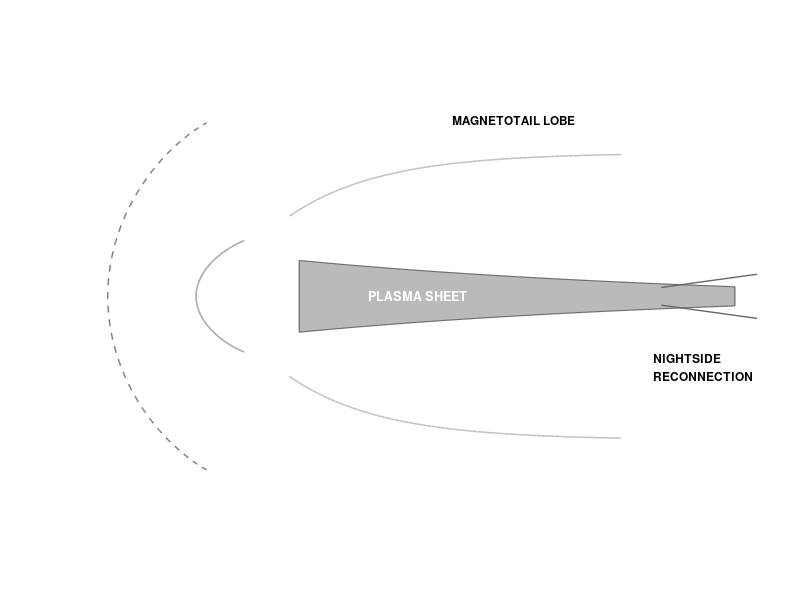

Here is the MATLAB script that generated this plot: (Note: this script raises an error after producing the figure.)
%% Magnetotail reference-style schematic
clc; clear; close all;

% matlab -batch "addpath('src/lorenzsw'); figure1_magnetotail_reference"

out_dir = fullfile('docs', 'assets', 'figures');
if ~exist(out_dir, 'dir')
    mkdir(out_dir);
end

fig = figure('Color', 'w', 'Units', 'inches', 'Position', [1 1 7.2 5.2]);
ax = axes(fig);
hold(ax, 'on');
axis(ax, 'equal');
axis(ax, [0 10 0 7]);
axis(ax, 'off');
set(ax, 'Position', [0.04 0.06 0.92 0.88]);

dark = [0.18 0.18 0.18];
field = [0.56 0.58 0.58];
field_light = [0.72 0.74 0.74];
sheet = [0.66 0.67 0.68];
aurora = [0.10 0.58 0.20];
earth_blue = [0.62 0.78 0.83];
land = [0.06 0.18 0.18];

earth_center = [3.25, 3.55];
earth_r = 0.43;
ang = linspace(0, 2*pi, 260);

%% Magnetopause and lobes
t = linspace(-1.18, 1.18, 260);
x_mp = earth_center(1) - 0.25 - 1.45 * cos(t) - 0.52 * cos(t).^2;
y_mp = earth_center(2) + 2.55 * sin(t);
plot(ax, x_mp, y_mp, '--', 'Color', [0.48 0.48 0.48], 'LineWidth', 1.1);

x_upper = linspace(earth_center(1) + 0.25, 8.00, 260);
y_upper = earth_center(2) + 0.90 + 1.05 * (1 - exp(-(x_upper - earth_center(1)) / 1.25));
x_lower = x_upper;
y_lower = earth_center(2) - 0.90 - 1.05 * (1 - exp(-(x_lower - earth_center(1)) / 1.25));
plot(ax, x_upper, y_upper, '-', 'Color', field_light, 'LineWidth', 1.1);
plot(ax, x_lower, y_lower, '-', 'Color', field_light, 'LineWidth', 1.1);
text(ax, 6.55, 5.95, 'MAGNETOTAIL LOBE', 'FontSize', 8.5, ...
    'FontWeight', 'bold', 'HorizontalAlignment', 'center');

%% Plasma sheet
x_ps = linspace(earth_center(1) + 0.38, 9.55, 280);
top_ps = earth_center(2) + 0.42 * exp(-(x_ps - earth_center(1)) / 4.7) + 0.10;
bot_ps = earth_center(2) - 0.42 * exp(-(x_ps - earth_center(1)) / 4.7) - 0.10;
top_ps = top_ps - 0.08 * (x_ps - x_ps(1)) / (x_ps(end) - x_ps(1));
bot_ps = bot_ps + 0.08 * (x_ps - x_ps(1)) / (x_ps(end) - x_ps(1));
fill(ax, [x_ps, fliplr(x_ps)], [top_ps, fliplr(bot_ps)], sheet, ...
    'EdgeColor', [0.38 0.38 0.38], 'LineWidth', 0.8, 'FaceAlpha', 0.82);
text(ax, 5.25, earth_center(2) + 0.02, 'PLASMA SHEET', 'FontSize', 9.0, ...
    'FontWeight', 'bold', 'Color', 'w', 'HorizontalAlignment', 'center');

% Nightside reconnection tail crossing.
plot(ax, [8.55 9.85], [earth_center(2) + 0.12, earth_center(2) + 0.30], ...
    '-', 'Color', [0.40 0.40 0.40], 'LineWidth', 1.0);
plot(ax, [8.55 9.85], [earth_center(2) - 0.12, earth_center(2) - 0.30], ...
    '-', 'Color', [0.40 0.40 0.40], 'LineWidth', 1.0);
text(ax, 8.45, 2.72, 'NIGHTSIDE', 'FontSize', 8.6, 'FontWeight', 'bold');
text(ax, 8.45, 2.48, 'RECONNECTION', 'FontSize', 8.6, 'FontWeight', 'bold');

%% Magnetic field lines
for scale = [0.78, 1.04, 1.32]
    theta = linspace(-1.18, 1.18, 240);
    x_line = earth_center(1) - 0.10 - scale * (0.72 * cos(theta) + 0.46 * cos(theta).^2);
    y_line = earth_center(2) + scale * 1.05 * sin(theta);
    plot(ax, x_line, y_line, '-', 'Color', field, 'LineWidth', 1.1);
    arrow_on_curve(ax, x_line, y_line, 75, 84, field, 0.11);
end

for scale = [1.15, 1.55, 1.95]
    theta = linspace(-1.30, 1.30, 260);
    x_line = earth_center(1) - 0.05 - scale * (0.92 * cos(theta) + 0.28 * cos(theta).^2);
    y_line = earth_center(2) + scale * 1.20 * sin(theta);
    keep = x_line > 0.40 & y_line > 0.20 & y_line < 6.80;
    plot(ax, x_line(keep), y_line(keep), '-', 'Color', field, 'LineWidth', 1.0);
    idx = find(keep, 1, 'first') + 55;
    if idx < numel(x_line) - 8
        arrow_on_curve(ax, x_line, y_line, idx, idx + 8, field, 0.10);
    end
end

for sgn = [-1, 1]
    for offset = [0.05, 0.34]
        u = linspace(0, 1, 230);
        x0 = earth_center(1) + 0.20;
        y0 = earth_center(2) + sgn * (0.48 + 0.12 * offset);
        x1 = 7.75;
        y1 = earth_center(2) + sgn * (1.45 + offset);
        x_line = x0 + (x1 - x0) * u;
        y_line = y0 + (y1 - y0) * (1 - exp(-3.2*u)) / (1 - exp(-3.2));
        y_line = y_line + sgn * 0.10 * sin(pi*u) .* (1 - u);
        plot(ax, x_line, y_line, '-', 'Color', field_light, 'LineWidth', 1.0);
        arrow_on_curve(ax, x_line, y_line, 72, 63, field_light, 0.095);
    end
end

text(ax, 1.30, 3.35, 'MAGNETIC FIELD LINE', 'FontSize', 8.2, ...
    'FontWeight', 'bold', 'Rotation', 62);

%% Earth, polar cap, and auroral oval
fill(ax, earth_center(1) + earth_r*cos(ang), earth_center(2) + earth_r*sin(ang), ...
    earth_blue, 'EdgeColor', 'none');

land1 = earth_center + earth_r * [0.30*cos(linspace(0,2*pi,50)) - 0.18; ...
    0.90*sin(linspace(0,2*pi,50)) + 0.02]';
land2 = earth_center + earth_r * [0.22*cos(linspace(0,2*pi,45)) + 0.10; ...
    0.65*sin(linspace(0,2*pi,45)) - 0.04]';
fill(ax, land1(:,1), land1(:,2), land, 'EdgeColor', 'none');
fill(ax, land2(:,1), land2(:,2), land, 'EdgeColor', 'none');

plot(ax, earth_center(1) + earth_r*cos(ang), earth_center(2) + earth_r*sin(ang), ...
    '-', 'Color', dark, 'LineWidth', 0.8);

draw_oval_band(ax, earth_center + [0.00, 0.36], 0.50, 0.16, 0.33, 0.075, ...
    200, 340, aurora);
draw_oval_band(ax, earth_center + [0.00, -0.36], 0.47, 0.14, 0.31, 0.065, ...
    20, 160, aurora);
text(ax, earth_center(1) + 0.08, earth_center(2) + 0.62, 'POLAR', ...
    'FontSize', 6.2, 'FontWeight', 'bold', 'HorizontalAlignment', 'center');
text(ax, earth_center(1) + 0.08, earth_center(2) + 0.48, 'CAP', ...
    'FontSize', 6.2, 'FontWeight', 'bold', 'HorizontalAlignment', 'center');
text(ax, earth_center(1) + 0.18, earth_center(2) - 0.72, 'AURORAL', ...
    'FontSize', 6.8, 'FontWeight', 'bold', 'Color', aurora, ...
    'HorizontalAlignment', 'center');
text(ax, earth_center(1) + 0.18, earth_center(2) - 0.90, 'OVAL', ...
    'FontSize', 6.8, 'FontWeight', 'bold', 'Color', aurora, ...
    'HorizontalAlignment', 'center');

% Small inner plasma-sphere indication, kept visually secondary.
ps_ctr = earth_center + [0.50, 0.00];
fill(ax, ps_ctr(1) + 0.28*cos(ang), ps_ctr(2) + 0.34*sin(ang), ...
    [0.94 0.94 0.92], 'EdgeColor', [0.50 0.50 0.50], 'LineWidth', 0.7);
text(ax, ps_ctr(1), ps_ctr(2), 'PLASMA', 'FontSize', 5.8, ...
    'Rotation', 90, 'HorizontalAlignment', 'center');
text(ax, ps_ctr(1) + 0.16, ps_ctr(2), 'SPHERE', 'FontSize', 5.8, ...
    'Rotation', 90, 'HorizontalAlignment', 'center');

set(fig, 'InvertHardcopy', 'off');
ref_png = fullfile(out_dir, 'figure1_magnetotail_reference.png');
ref_tif = fullfile(out_dir, 'figure1_magnetotail_reference.tif');
target_png = fullfile(out_dir, 'figure1_solar_wind_schematic.png');
exportgraphics(fig, ref_png, 'Resolution', 600);
if isfile(target_png)
    ref_img = imread(ref_png);
    target_img = imread(target_png);
    [target_h, target_w, ~] = size(target_img);
    [ref_h, ref_w, ref_c] = size(ref_img);
    canvas = uint8(255 * ones(target_h, target_w, ref_c));
    paste_h = min(ref_h, target_h);
    paste_w = min(ref_w, target_w);
    y0 = floor((target_h - paste_h) / 2) + 1;
    x0 = floor((target_w - paste_w) / 2) + 1;
    src_y0 = floor((ref_h - paste_h) / 2) + 1;
    src_x0 = floor((ref_w - paste_w) / 2) + 1;
    canvas(y0:y0+paste_h-1, x0:x0+paste_w-1, :) = ...
        ref_img(src_y0:src_y0+paste_h-1, src_x0:src_x0+paste_w-1, :);
    imwrite(canvas, ref_png);
end
imwrite(imread(ref_png), ref_tif);
exportgraphics(fig, fullfile(out_dir, 'figure1_magnetotail_reference.pdf'), 'ContentType', 'vector');

function draw_oval_band(ax, center, outer_rx, outer_ry, inner_rx, inner_ry, a1, a2, color)
    th = linspace(a1, a2, 100) * pi / 180;
    xo = center(1) + outer_rx * cos(th);
    yo = center(2) + outer_ry * sin(th);
    xi = center(1) + inner_rx * cos(fliplr(th));
    yi = center(2) + inner_ry * sin(fliplr(th));
    fill(ax, [xo, xi], [yo, yi], color, 'EdgeColor', 'none', 'FaceAlpha', 0.95);
end

function arrow_on_curve(ax, x, y, i0, i1, color, head_size)
    i0 = max(1, min(numel(x), i0));
    i1 = max(1, min(numel(x), i1));
    p0 = [x(i0), y(i0)];
    p1 = [x(i1), y(i1)];
    plot(ax, [p0(1), p1(1)], [p0(2), p1(2)], '-', 'Color', color, 'LineWidth', 0.8);
    v = p1 - p0;
    v = v / max(norm(v), eps);
    n = [-v(2), v(1)];
    base = p1 - 1.45 * head_size * v;
    tip = [p1; base + head_size*n; base - head_size*n];
    patch(ax, tip(:,1), tip(:,2), color, 'EdgeColor', 'none');
end
